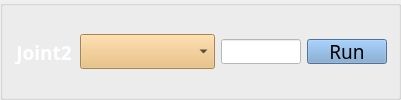
             <widget class="QGroupBox" name="groupBox_29">
              <property name="font">
               <font>
                <family>Adobe 黑体 Std R</family>
                <pointsize>14</pointsize>
               </font>
              </property>
              <property name="styleSheet">
               <string notr="true"/>
              </property>
              <property name="title">
               <string/>
              </property>
              <layout class="QGridLayout" name="gridLayout_89">
               <item row="0" column="0">
                <layout class="QHBoxLayout" name="horizontalLayout_20">
                 <item>
                  <widget class="QLabel" name="label_66">
                   <property name="minimumSize">
                    <size>
                     <width>60</width>
                     <height>25</height>
                    </size>
                   </property>
                   <property name="maximumSize">
                    <size>
                     <width>60</width>
                     <height>25</height>
                    </size>
                   </property>
                   <property name="styleSheet">
                    <string notr="true">
font: 12pt &quot;Adobe 黑体 Std R&quot;;</string>
                   </property>
                   <property name="text">
                    <string>&lt;html&gt;&lt;head/&gt;&lt;body&gt;&lt;p align=&quot;center&quot;&gt;&lt;span style=&quot; font-size:14pt; font-weight:600; color:#ffffff;&quot;&gt;Joint2&lt;/span&gt;&lt;/p&gt;&lt;/body&gt;&lt;/html&gt;</string>
                   </property>
                   <property name="alignment">
                    <set>Qt::AlignLeading|Qt::AlignLeft|Qt::AlignVCenter</set>
                   </property>
                   <property name="wordWrap">
                    <bool>false</bool>
                   </property>
                   <property name="margin">
                    <number>0</number>
                   </property>
                   <property name="indent">
                    <number>-2</number>
                   </property>
                   <property name="openExternalLinks">
                    <bool>false</bool>
                   </property>
                  </widget>
                 </item>
                 <item>
                  <widget class="QComboBox" name="comboBox_8">
                   <property name="styleSheet">
                    <string notr="true">
background-color: rgb(233, 185, 110);</string>
                   </property>
                   <item>
                    <property name="text">
                     <string/>
                    </property>
                   </item>
                   <item>
                    <property name="text">
                     <string>Position(°)</string>
                    </property>
                   </item>
                   <item>
                    <property name="text">
                     <string>Velocity(°/s)</string>
                    </property>
                   </item>
                   <item>
                    <property name="text">
                     <string>Toque(Nm)</string>
                    </property>
                   </item>
                  </widget>
                 </item>
                 <item>
                  <widget class="QLineEdit" name="motor1_control_signal_2">
                   <property name="minimumSize">
                    <size>
                     <width>80</width>
                     <height>25</height>
                    </size>
                   </property>
                   <property name="maximumSize">
                    <size>
                     <width>80</width>
                     <height>25</height>
                    </size>
                   </property>
                   <property name="styleSheet">
                    <string notr="true">background-color: rgb(255, 255, 255);</string>
                   </property>
                  </widget>
                 </item>
                 <item>
                  <widget class="QPushButton" name="motorcontrol2">
                   <property name="sizePolicy">
                    <sizepolicy hsizetype="Minimum" vsizetype="Fixed">
                     <horstretch>130</horstretch>
                     <verstretch>35</verstretch>
                    </sizepolicy>
                   </property>
                   <property name="minimumSize">
                    <size>
                     <width>80</width>
                     <height>25</height>
                    </size>
                   </property>
                   <property name="maximumSize">
                    <size>
                     <width>80</width>
                     <height>25</height>
                    </size>
                   </property>
                   <property name="font">
                    <font>
                     <family>Adobe 黑体 Std R</family>
                     <pointsize>14</pointsize>
                     <weight>50</weight>
                     <italic>false</italic>
                     <bold>false</bold>
                    </font>
                   </property>
                   <property name="focusPolicy">
                    <enum>Qt::NoFocus</enum>
                   </property>
                   <property name="styleSheet">
                    <string notr="true">background-color: rgb(114, 159, 207);</string>
                   </property>
                   <property name="text">
                    <string>Run</string>
                   </property>
                  </widget>
                 </item>
                </layout>
               </item>
              </layout>
             </widget>
